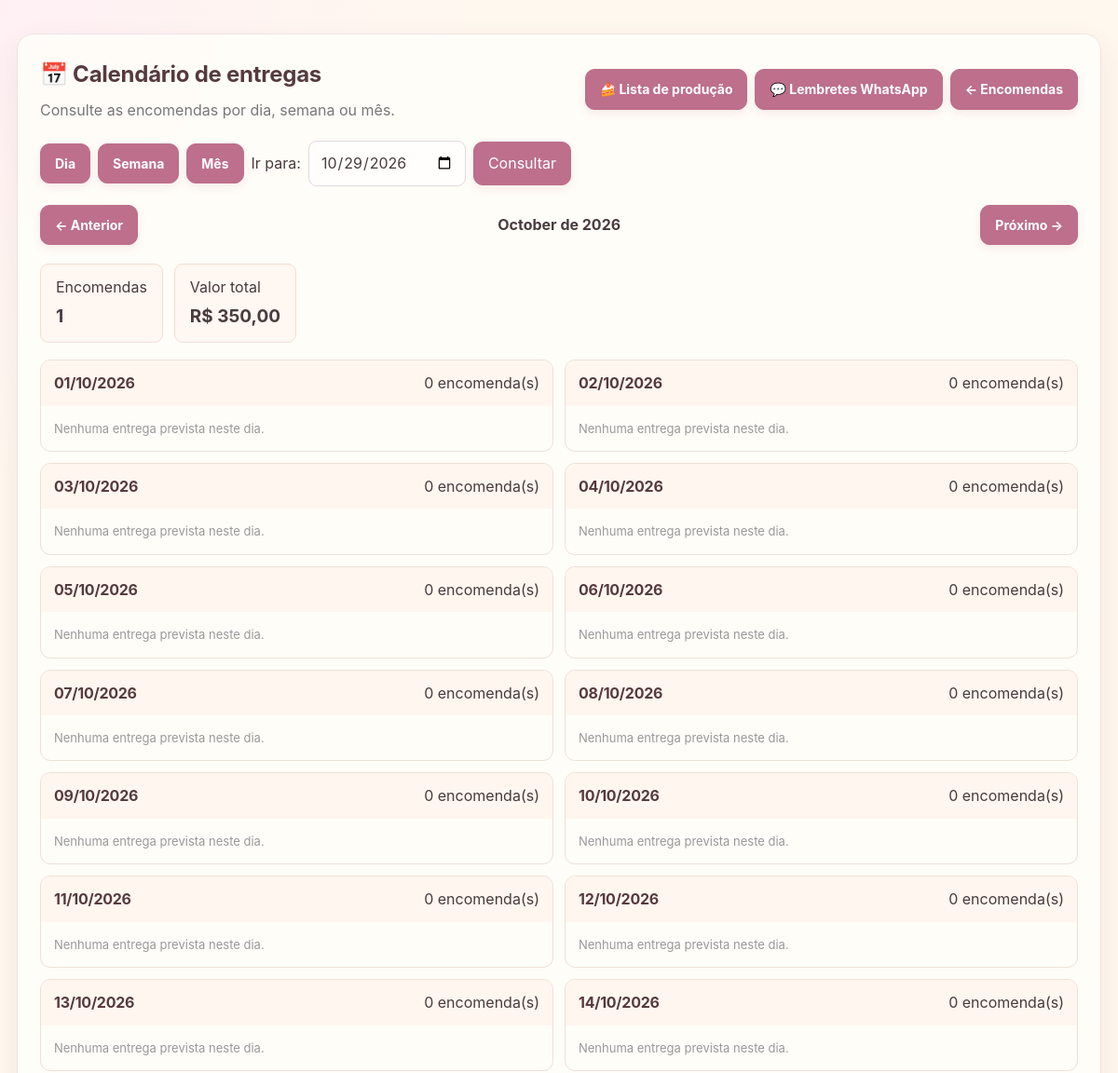
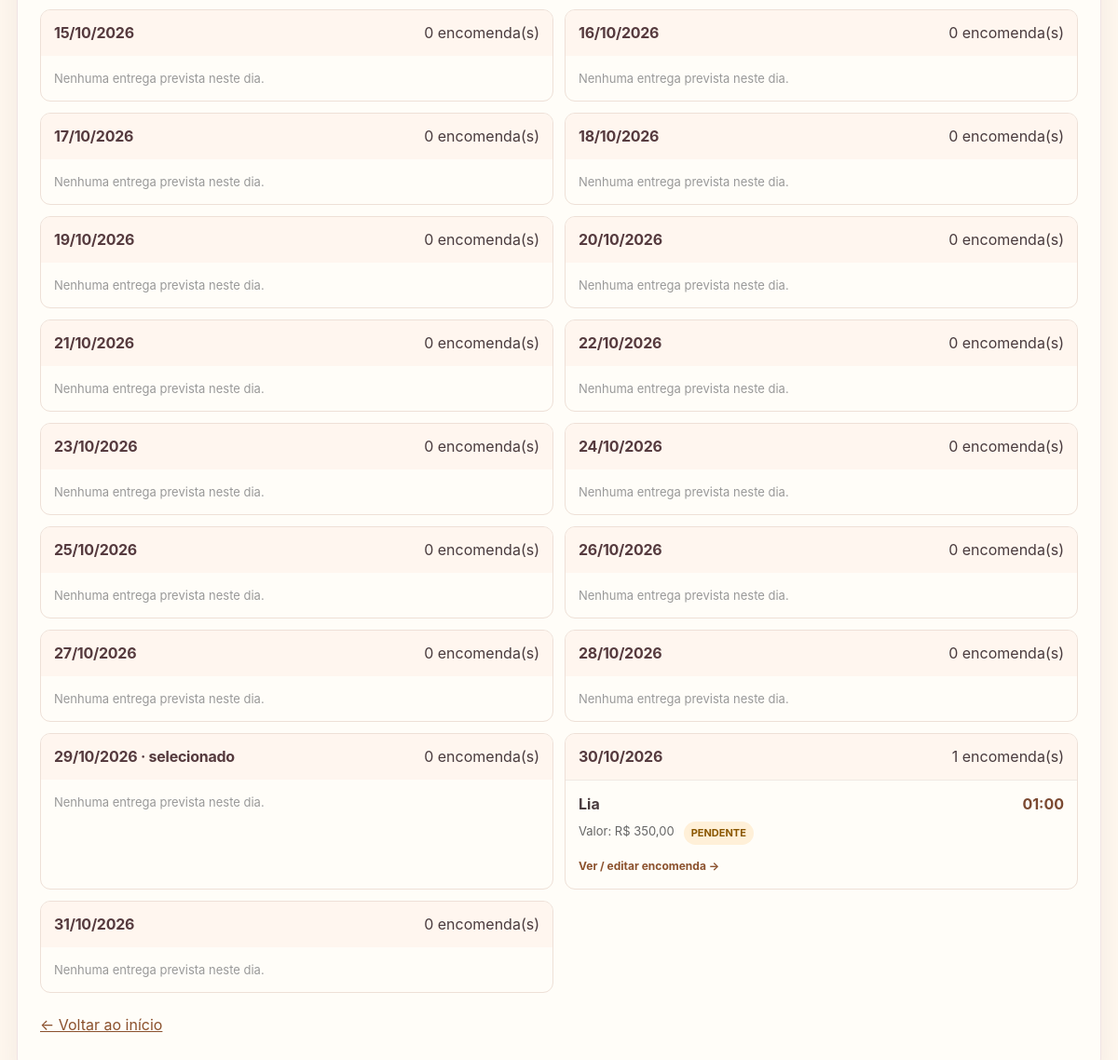
/calendario, run on the app's committed database (2 pictures, top to bottom).
### tables this page shows
CREATE TABLE encomendas (
                id INTEGER PRIMARY KEY AUTOINCREMENT,
                cliente_id INTEGER NOT NULL,
                data_evento TEXT NOT NULL,
                hora_evento TEXT,
                descricao_bolo TEXT,
                tema TEXT,
                recheio TEXT,
                valor_bolo REAL NOT NULL DEFAULT 0,
                entrada REAL NOT NULL DEFAULT 0,
                status TEXT NOT NULL DEFAULT 'PENDENTE',
                observacoes TEXT,
                data_cadastro TEXT NOT NULL DEFAULT (
                    datetime('now', 'localtime')
                ), topo TEXT,
                FOREIGN KEY (cliente_id)
                    REFERENCES clientes(id)
            );

CREATE TABLE clientes (
                id INTEGER PRIMARY KEY AUTOINCREMENT,
                nome TEXT NOT NULL,
                telefone TEXT NOT NULL,
                data_cadastro TEXT NOT NULL DEFAULT (
                    datetime('now', 'localtime')
                )
            );

### app.py (the view)
@app.route("/calendario")
def calendario():
    from datetime import timedelta
    import calendar as calendario_lib
    visao = request.args.get("visao", "mes").lower()
    if visao not in ("dia", "semana", "mes"):
        visao = "mes"
    try:
        selecionada = date.fromisoformat(request.args.get("data", ""))
    except (TypeError, ValueError):
        selecionada = date.today()
    if visao == "dia":
        inicio = selecionada
        fim = selecionada
        anterior = selecionada - timedelta(days=1)
        proximo = selecionada + timedelta(days=1)
        titulo_periodo = selecionada.strftime("%d/%m/%Y")
    elif visao == "semana":
        inicio = selecionada - timedelta(days=selecionada.weekday())
        fim = inicio + timedelta(days=6)
        anterior = inicio - timedelta(days=7)
        proximo = inicio + timedelta(days=7)
        titulo_periodo = f"{inicio.strftime('%d/%m/%Y')} a {fim.strftime('%d/%m/%Y')}"
    else:
        inicio = selecionada.replace(day=1)
        ultimo_dia = calendario_lib.monthrange(selecionada.year, selecionada.month)[1]
        fim = selecionada.replace(day=ultimo_dia)
        mes_anterior = (inicio - timedelta(days=1)).replace(day=1)
        mes_seguinte = (fim + timedelta(days=1)).replace(day=1)
        anterior = mes_anterior
        proximo = mes_seguinte
        titulo_periodo = selecionada.strftime("%B de %Y")
    with conectar_banco() as conexao:
        encomendas = conexao.execute("""
            SELECT e.id, e.data_evento, e.hora_evento, e.status,
                   e.entrada, c.nome AS cliente_nome,
                   e.valor_bolo + COALESCE((
                       SELECT SUM(i.quantidade * i.valor_unitario)
                       FROM itens_encomenda i WHERE i.encomenda_id = e.id
                   ), 0) AS total
            FROM encomendas e
            JOIN clientes c ON c.id = e.cliente_id
            WHERE e.data_evento >= ? AND e.data_evento <= ?
            ORDER BY e.data_evento,
                     CASE WHEN e.hora_evento IS NULL OR e.hora_evento = '' THEN 1 ELSE 0 END,
                     e.hora_evento, c.nome COLLATE NOCASE
        """, (inicio.isoformat(), fim.isoformat())).fetchall()
    por_data = {}
    for encomenda in encomendas:
        por_data.setdefault(encomenda["data_evento"], []).append(encomenda)
    dias = []
    dia_atual = inicio
    while dia_atual <= fim:
        chave = dia_atual.isoformat()
        dias.append({
            "data": dia_atual,
            "encomendas": por_data.get(chave, []),
            "total_dia": sum(float(e["total"] or 0) for e in por_data.get(chave, [])),
        })
        dia_atual += timedelta(days=1)
    return render_template(
        "calendario.html", visao=visao, selecionada=selecionada,
        inicio=inicio, fim=fim, anterior=anterior, proximo=proximo,
        titulo_periodo=titulo_periodo, dias=dias,
        total_encomendas=len(encomendas),
        total_valor=sum(float(e["total"] or 0) for e in encomendas)
    )

### app.py (called while the page is built)
def conectar_banco():
    conexao = sqlite3.connect(DATABASE)
    conexao.row_factory = sqlite3.Row
    conexao.execute("PRAGMA foreign_keys = ON")
    return conexao

@app.template_filter("moeda")
def formatar_moeda(valor):
    numero = Decimal(str(valor or 0))
    texto = f"{numero:,.2f}"
    texto = texto.replace(",", "X").replace(".", ",").replace("X", ".")
    return f"R$ {texto}"

### templates/calendario.html (shortened to what this page needs)
<!DOCTYPE html>
<html lang="pt-BR">
<head>
<link rel="stylesheet" href="{{ url_for('static', filename='css/doce-pedido.css') }}"></head>
<body>
    <main>
        <section class="painel">
            <div class="topo">
                <div>
                    <h1>📅 Calendário de entregas</h1>
                    <div class="muted">Consulte as encomendas por dia, semana ou mês.</div>
                </div>
                <div style="display:flex;gap:8px;flex-wrap:wrap"><a class="botao"
                        href="{{ url_for('lista_producao', data=selecionada.isoformat()) }}">🍰 Lista de produção</a><a
                        class="botao" href="{{ url_for('lembretes_whatsapp') }}">💬 Lembretes WhatsApp</a><a
                        class="botao secundario" href="{{ url_for('listar_encomendas') }}">← Encomendas</a></div>
            </div>
            <div class="filtros">
                <a class="botao {% if visao == 'dia' %}ativo{% endif %}"
                    href="{{ url_for('calendario', visao='dia', data=selecionada.isoformat()) }}">Dia</a>
                <a class="botao {% if visao == 'semana' %}ativo{% endif %}"
                    href="{{ url_for('calendario', visao='semana', data=selecionada.isoformat()) }}">Semana</a>
                <a class="botao {% if visao == 'mes' %}ativo{% endif %}"
                    href="{{ url_for('calendario', visao='mes', data=selecionada.isoformat()) }}">Mês</a>
                <form method="get" action="{{ url_for('calendario') }}"><input type="hidden" name="visao"
                        value="{{ visao }}"><label for="data">Ir para:</label><input id="data" type="date" name="data"
                        value="{{ selecionada.isoformat() }}" required><button type="submit">Consultar</button></form>
            </div>
            <div class="navegacao"><a class="botao secundario"
                    href="{{ url_for('calendario', visao=visao, data=anterior.isoformat()) }}">← Anterior</a><strong>{{
                    titulo_periodo }}</strong><a class="botao secundario"
                    href="{{ url_for('calendario', visao=visao, data=proximo.isoformat()) }}">Próximo →</a></div>
            <div class="resumo">
                <div>Encomendas<strong>{{ total_encomendas }}</strong></div>
                <div>Valor total<strong>{{ total_valor|moeda }}</strong></div>
            </div>
            <div class="dias">
                {% for dia in dias %}<article class="dia">
                    <div class="dia-cabecalho">
                        <h2>{{ dia.data.strftime('%d/%m/%Y') }}{% if dia.data == selecionada %} · selecionado{% endif %}
                        </h2><span>{{ dia.encomendas|length }} encomenda(s)</span>
                    </div>
                    {% if dia.encomendas %}{% for e in dia.encomendas %}<div class="pedido">
                        <div class="pedido-topo"><span class="cliente">{{ e.cliente_nome }}</span><span class="hora">{{
                                e.hora_evento or 'Horário não informado' }}</span></div>
                        <div class="detalhes"><span>Valor: {{ e.total|moeda }}</span><span
                                class="status {{ e.status|lower|replace(' ', '-') }}">{{ e.status }}</span></div>
                        <div class="acoes"><a href="{{ url_for('editar_encomenda', encomenda_id=e.id) }}">Ver / editar
                                encomenda →</a></div>
                    </div>{% endfor %}{% else %}<div class="sem-encomendas">Nenhuma entrega prevista neste dia.</div>{%
                    endif %}
                </article>{% endfor %}
            </div>
            <p style="margin-top:22px"><a href="{{ url_for('inicio') }}" style="color:#8b512d">← Voltar ao início</a>
            </p>
        </section>
    </main>
</body>
</html>

### static/css/doce-pedido.css (style rules this page uses)
:root { --dp-rosa: #f4d7e2; --dp-rosa-forte: #bd6f8b; --dp-rosa-escuro: #7b4056; --dp-creme: #fff8ef; --dp-baunilha: #fffdf9; --dp-caramelo: #b87955; --dp-chocolate: #553a3e; --dp-texto: #493b3e; --dp-muted: #827579; --dp-borda: #f0e3e4; --dp-sombra: 0 12px 32px rgba(92, 54, 67, .08); }
* { box-sizing: border-box; }
body { background: radial-gradient(circle at top left, #fff0f4 0, transparent 32rem), var(--dp-creme) !important; color: var(--dp-texto) !important; font-family: Inter, "Segoe UI", Arial, sans-serif !important; line-height: 1.55; }
main { max-width: 1240px !important; }
.painel, .card, .caixa, .bloco, .formulario, .conteudo, .container-painel { background: rgba(255,253,249,.96) !important; border: 1px solid var(--dp-borda) !important; border-radius: 18px !important; box-shadow: var(--dp-sombra) !important; }
h1, h2, h3, h4 { color: var(--dp-chocolate); letter-spacing: -.25px; }
p { color: #75666a; }
a { transition: color .18s ease, background .18s ease, transform .18s ease; }
.botao, button, input[type="submit"], .btn { background: var(--dp-rosa-forte) !important; color: #fff !important; border: 1px solid var(--dp-rosa-forte) !important; border-radius: 10px !important; padding: 10px 15px; font-weight: 650; text-decoration: none; cursor: pointer; box-shadow: 0 4px 10px rgba(189,111,139,.12); }
input:not([type=checkbox]):not([type=radio]):not([type=submit]), select, textarea { border: 1px solid #e7d7dc !important; border-radius: 9px !important; padding: 10px 12px !important; background: #fffefd !important; color: var(--dp-texto) !important; max-width: 100%; }
.status { border-radius: 999px !important; }
.topo { gap: 14px; }
html { -webkit-text-size-adjust: 100%; text-size-adjust: 100%; }
body { overflow-wrap: break-word; }
main { width: 100%; min-width: 0; }
.painel, .card, .caixa, .bloco, .formulario, .conteudo, .container-painel, .boas-vindas, .metric, .atalho { min-width: 0; }
.topo, .acoes, .acoes-topo, .filtros, .navegacao, .pedido-topo { min-width: 0; flex-wrap: wrap; }
input, select, textarea, button { font: inherit; }
input, select, textarea { min-width: 0; }
form { min-width: 0; }
button, .botao, .btn, input[type="submit"] { min-height: 42px; touch-action: manipulation; }
a { overflow-wrap: anywhere; }

### data on the page
encomendas: cliente_nome "Lia", hora_evento "01:00", total|moeda "R$ 350,00", status "PENDENTE"

### other printed values
{{ titulo_periodo }} "October de 2026"
{{ total_encomendas }} "1"
{{ total_valor|moeda }} "R$ 350,00"
{{ dia.data.strftime('%d/%m/%Y') }} "01/10/2026" "02/10/2026" "03/10/2026" "04/10/2026" "05/10/2026" "06/10/2026" "07/10/2026" "08/10/2026" "09/10/2026" "10/10/2026" "11/10/2026" "12/10/2026" "13/10/2026" "14/10/2026" "15/10/2026" "16/10/2026" "17/10/2026" "18/10/2026" "19/10/2026" "20/10/2026" "21/10/2026" "22/10/2026" "23/10/2026" "24/10/2026" "25/10/2026" "26/10/2026" "27/10/2026" "28/10/2026" "29/10/2026" "30/10/2026" "31/10/2026"
{{ dia.encomendas|length }} "0" "0" "0" "0" "0" "0" "0" "0" "0" "0" "0" "0" "0" "0" "0" "0" "0" "0" "0" "0" "0" "0" "0" "0" "0" "0" "0" "0" "0" "1" "0"
